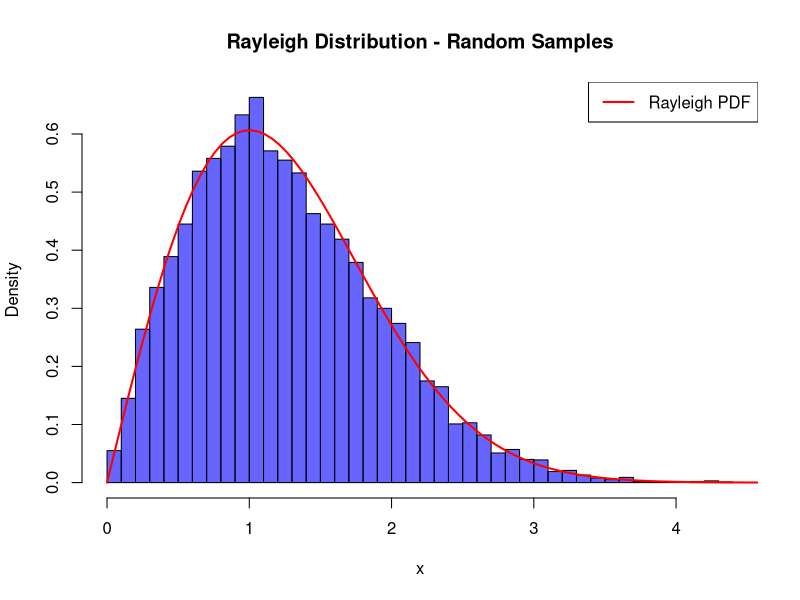

Write R code to recreate this figure.
set.seed(10)

rayleigh_inverse_cdf <- function(n, sigma=1) {
  u <- runif(n)
  x <- sigma * sqrt(-2 * log(1-u))
  return(x)
}

samples <- rayleigh_inverse_cdf(10000, sigma=1)

hist(samples, breaks=50, probability=TRUE, col=rgb(0, 0, 1, 0.6), main="Rayleigh Distribution - Random Samples", xlab="x", ylab="Density")

x <- seq(0, 5, length.out=100)
pdf <- (x / 1^2) * exp(-x^2 / (2 * 1^2))
lines(x, pdf, col="red", lwd=2)
legend("topright", legend=c("Rayleigh PDF"), col="red", lwd=2)
